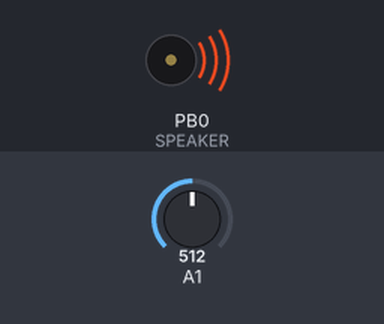
Recording of a sketch running on a simulated ATtiny85, built with avr-gcc and run on an emulated ATtiny85. Parts: buzzer (waves = sounding). Inputs (shaded band) come from the test bench; at power-on: A1 = 512.

Above: at 0.3 s.
Timing chart, 0 to 3.0 s (numbered marks = the images above):
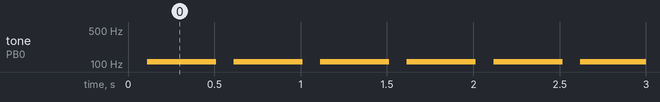

Measured:
- by itself, tone on PB0 (SPEAKER): alternates 110 Hz for 0.40 s and silent for 0.10 s

The sketch:

LightSoundTouchCry.ino
```cpp
/* Adafruit Trinket/Gemma Example: Simple Theramin

Read the voltage from a Cadmium Sulfide (CdS) photocell voltage divider
and output a corresponding tone to a piezo buzzer

Trinket Wiring: Photocell voltage divider center wire to GPIO #2
(analog 1) and output tone to GPIO #0 (digital 0)

Gemma Wiring: Voltage divider center wire to Gemma D2/A1, output
tone to Gemma D1.

Note: The Arduino tone library does not work for the ATTiny85 on the
Trinket and Gemma.  The beep function below is similar.  The beep code
is adapted from Dr. Leah Buechley at
http://web.media.mit.edu/~leah/LilyPad/07_sound_code.html

September 18, 2013
*/
#include "Statistic.h"

#define SPEAKER   0    // Speaker on GPIO #0
#define PHOTOCELL 1    // CdS photocell on GPIO #2 (A1)
#define SCALE     2.0  // You can change this to change the tone scale
#define CYCLE_TIME 50

Statistic limits, light;
unsigned int startCycle;

void setup() {
  pinMode(SPEAKER,OUTPUT);  // Set Trinket/Gemma Digital 0 to output
                            // to drive the piezo buzzer (important)

  limits.clear();
  limits.set_decay(1E-4);
  light.clear();

  startCycle = millis();
}

void loop() {
  int reading=analogRead(PHOTOCELL);  // Read Analog pin 1 for the changing
                             // voltage from the CdS divider
  limits.add(reading);
  light.add(reading);

  if( millis() - startCycle >= CYCLE_TIME ) {
    if (limits.decay_fraction(light.average()) > 0.95) {
      beep(SPEAKER, 5000, 400);
      delay(50);
    } else if(limits.decay_fraction(light.average()) < 0.5) {
      beep(SPEAKER, 220, 400);
      delay(50);
    }

    light.clear();
    startCycle = millis();
  }

  /*int freq=220+(int)(reading*SCALE); // change the voltage read to a frequency
                             // you can change the values to scale
                             // your frequency range
  beep(SPEAKER,freq,400);    // output the tone to digital pin 0
                             // you can change 400 to different times}
  delay(50);                 // delay a bit between notes  (also adjustable to taste)*/
}

// the sound producing function
void beep (unsigned char speakerPin, int frequencyInHertz, long timeInMilliseconds)
{   // http://web.media.mit.edu/~leah/LilyPad/07_sound_code.html
          int x;
          long delayAmount = (long)(1000000/frequencyInHertz);
          long loopTime = (long)((timeInMilliseconds*1000)/(delayAmount*2));
          for (x=0;x<loopTime;x++)
          {
              digitalWrite(speakerPin,HIGH);
              delayMicroseconds(delayAmount);
              digitalWrite(speakerPin,LOW);
              delayMicroseconds(delayAmount);
          }
}
```
